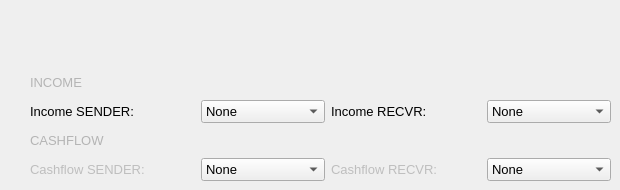
     <widget class="QWidget" name="tab_4">
      <attribute name="title">
       <string>Cash Flow and Income</string>
      </attribute>
      <widget class="QWidget" name="widget_4" native="true">
       <property name="geometry">
        <rect>
         <x>30</x>
         <y>70</y>
         <width>581</width>
         <height>111</height>
        </rect>
       </property>
       <property name="autoFillBackground">
        <bool>false</bool>
       </property>
       <layout class="QGridLayout" name="gridLayout_3">
        <item row="1" column="0">
         <widget class="QLabel" name="label_10">
          <property name="styleSheet">
           <string notr="true">font-size:10pt;</string>
          </property>
          <property name="text">
           <string>Income SENDER:</string>
          </property>
         </widget>
        </item>
        <item row="2" column="0" colspan="2">
         <widget class="QLabel" name="agent1Label_5">
          <property name="font">
           <font>
            <pointsize>10</pointsize>
            <weight>50</weight>
            <bold>false</bold>
            <stylestrategy>PreferDefault</stylestrategy>
           </font>
          </property>
          <property name="styleSheet">
           <string notr="true">font-size:10pt;
color: rgb(180, 180, 180);</string>
          </property>
          <property name="text">
           <string>CASHFLOW</string>
          </property>
         </widget>
        </item>
        <item row="4" column="0">
         <widget class="QLabel" name="label_11">
          <property name="enabled">
           <bool>false</bool>
          </property>
          <property name="styleSheet">
           <string notr="true">font-size:10pt;</string>
          </property>
          <property name="text">
           <string>Cashflow SENDER:</string>
          </property>
         </widget>
        </item>
        <item row="1" column="5">
         <widget class="QComboBox" name="comboIncomeRight">
          <property name="toolTip">
           <string>&lt;html&gt;&lt;head/&gt;&lt;body&gt;&lt;p&gt;automatically registers income statement of the receiver agent&lt;/p&gt;&lt;/body&gt;&lt;/html&gt;</string>
          </property>
          <property name="styleSheet">
           <string notr="true">font-size: 10pt;</string>
          </property>
          <property name="frame">
           <bool>true</bool>
          </property>
          <item>
           <property name="text">
            <string>None</string>
           </property>
          </item>
          <item>
           <property name="text">
            <string>Non-Op. Income</string>
           </property>
          </item>
          <item>
           <property name="text">
            <string>Expense</string>
           </property>
          </item>
          <item>
           <property name="text">
            <string>Tax</string>
           </property>
          </item>
          <item>
           <property name="text">
            <string>Interest</string>
           </property>
          </item>
          <item>
           <property name="text">
            <string>Nontax. Profit</string>
           </property>
          </item>
          <item>
           <property name="text">
            <string>Nontax. Loss</string>
           </property>
          </item>
          <item>
           <property name="text">
            <string>Revenue</string>
           </property>
          </item>
          <item>
           <property name="text">
            <string>Gain</string>
           </property>
          </item>
          <item>
           <property name="text">
            <string>Loss</string>
           </property>
          </item>
         </widget>
        </item>
        <item row="4" column="5">
         <widget class="QComboBox" name="comboCashRight">
          <property name="enabled">
           <bool>true</bool>
          </property>
          <property name="styleSheet">
           <string notr="true">font-size: 10pt;</string>
          </property>
          <property name="frame">
           <bool>true</bool>
          </property>
          <item>
           <property name="text">
            <string>None</string>
           </property>
          </item>
          <item>
           <property name="text">
            <string>Operating</string>
           </property>
          </item>
          <item>
           <property name="text">
            <string>Financing</string>
           </property>
          </item>
          <item>
           <property name="text">
            <string>Investing</string>
           </property>
          </item>
         </widget>
        </item>
        <item row="4" column="2">
         <widget class="QComboBox" name="comboCashLeft">
          <property name="enabled">
           <bool>true</bool>
          </property>
          <property name="styleSheet">
           <string notr="true">font-size: 10pt;</string>
          </property>
          <property name="frame">
           <bool>true</bool>
          </property>
          <item>
           <property name="text">
            <string>None</string>
           </property>
          </item>
          <item>
           <property name="text">
            <string>Operating</string>
           </property>
          </item>
          <item>
           <property name="text">
            <string>Financing</string>
           </property>
          </item>
          <item>
           <property name="text">
            <string>Investing</string>
           </property>
          </item>
         </widget>
        </item>
        <item row="1" column="4">
         <spacer name="horizontalSpacer_2">
          <property name="orientation">
           <enum>Qt::Horizontal</enum>
          </property>
          <property name="sizeHint" stdset="0">
           <size>
            <width>40</width>
            <height>20</height>
           </size>
          </property>
         </spacer>
        </item>
        <item row="1" column="1">
         <spacer name="horizontalSpacer">
          <property name="orientation">
           <enum>Qt::Horizontal</enum>
          </property>
          <property name="sizeHint" stdset="0">
           <size>
            <width>40</width>
            <height>20</height>
           </size>
          </property>
         </spacer>
        </item>
        <item row="1" column="3">
         <widget class="QLabel" name="label_12">
          <property name="styleSheet">
           <string notr="true">font-size:10pt</string>
          </property>
          <property name="text">
           <string>Income RECVR:</string>
          </property>
         </widget>
        </item>
        <item row="4" column="3">
         <widget class="QLabel" name="label_13">
          <property name="enabled">
           <bool>false</bool>
          </property>
          <property name="styleSheet">
           <string notr="true">font-size:10pt</string>
          </property>
          <property name="text">
           <string>Cashflow RECVR:</string>
          </property>
         </widget>
        </item>
        <item row="1" column="2">
         <widget class="QComboBox" name="comboIncomeLeft">
          <property name="toolTip">
           <string>&lt;html&gt;&lt;head/&gt;&lt;body&gt;&lt;p&gt;automatically registeres income statement of the sender agent&lt;/p&gt;&lt;/body&gt;&lt;/html&gt;</string>
          </property>
          <property name="styleSheet">
           <string notr="true">font-size: 10pt;</string>
          </property>
          <property name="frame">
           <bool>true</bool>
          </property>
          <item>
           <property name="text">
            <string>None</string>
           </property>
          </item>
          <item>
           <property name="text">
            <string>Non-Op. Income</string>
           </property>
          </item>
          <item>
           <property name="text">
            <string>Revenue</string>
           </property>
          </item>
          <item>
           <property name="text">
            <string>Expense</string>
           </property>
          </item>
          <item>
           <property name="text">
            <string>Tax</string>
           </property>
          </item>
          <item>
           <property name="text">
            <string>Interest</string>
           </property>
          </item>
          <item>
           <property name="text">
            <string>Nontax.Profit</string>
           </property>
          </item>
          <item>
           <property name="text">
            <string>Nontax. Loss</string>
           </property>
          </item>
          <item>
           <property name="text">
            <string>Gain</string>
           </property>
          </item>
          <item>
           <property name="text">
            <string>Loss</string>
           </property>
          </item>
         </widget>
        </item>
        <item row="0" column="0" colspan="2">
         <widget class="QLabel" name="agent1Label_4">
          <property name="font">
           <font>
            <pointsize>10</pointsize>
            <weight>50</weight>
            <bold>false</bold>
            <stylestrategy>PreferDefault</stylestrategy>
           </font>
          </property>
          <property name="styleSheet">
           <string notr="true">font-size:10pt;
color: rgb(180, 180, 180);</string>
          </property>
          <property name="text">
           <string>INCOME </string>
          </property>
         </widget>
        </item>
       </layout>
      </widget>
     </widget>
